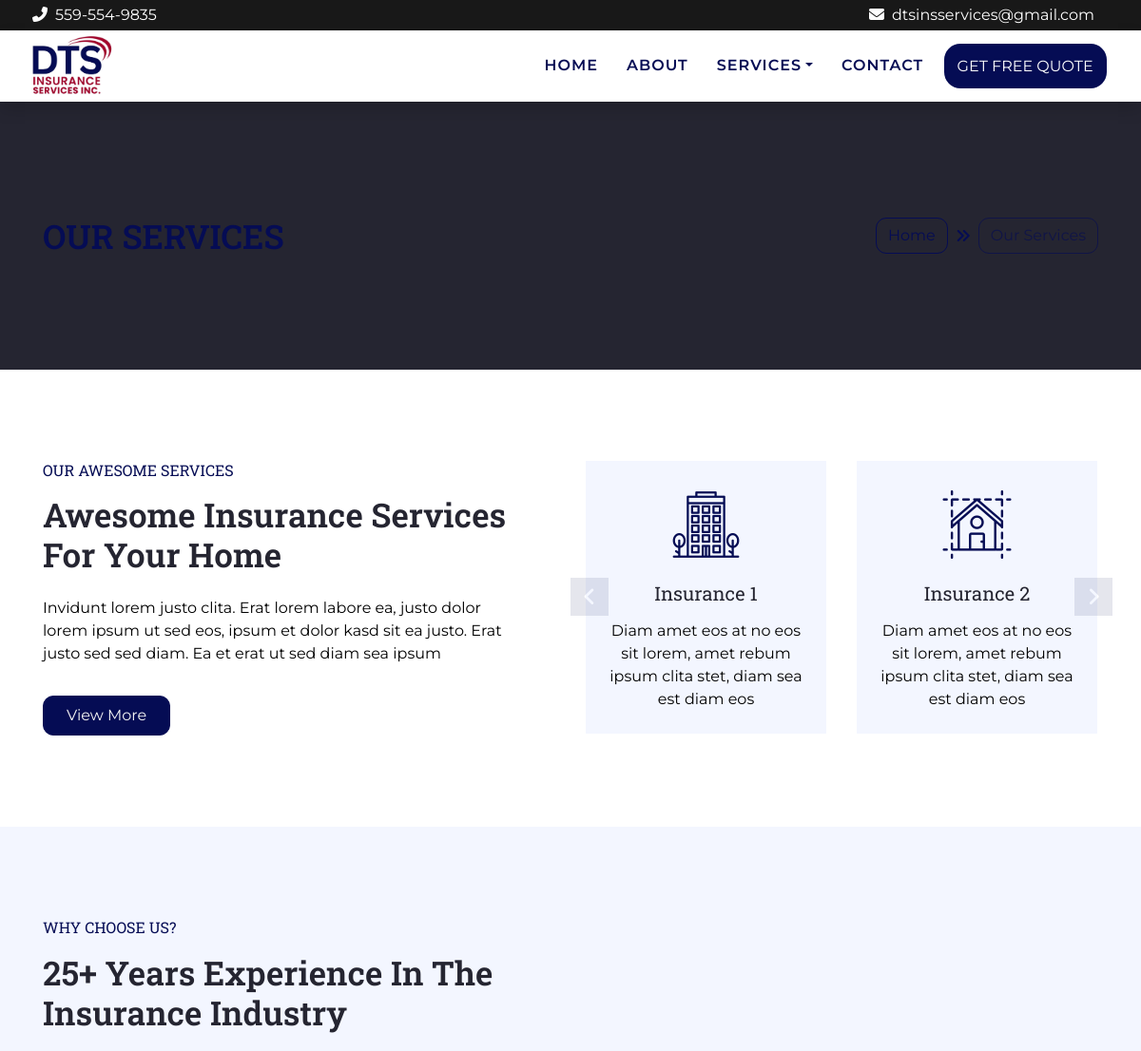
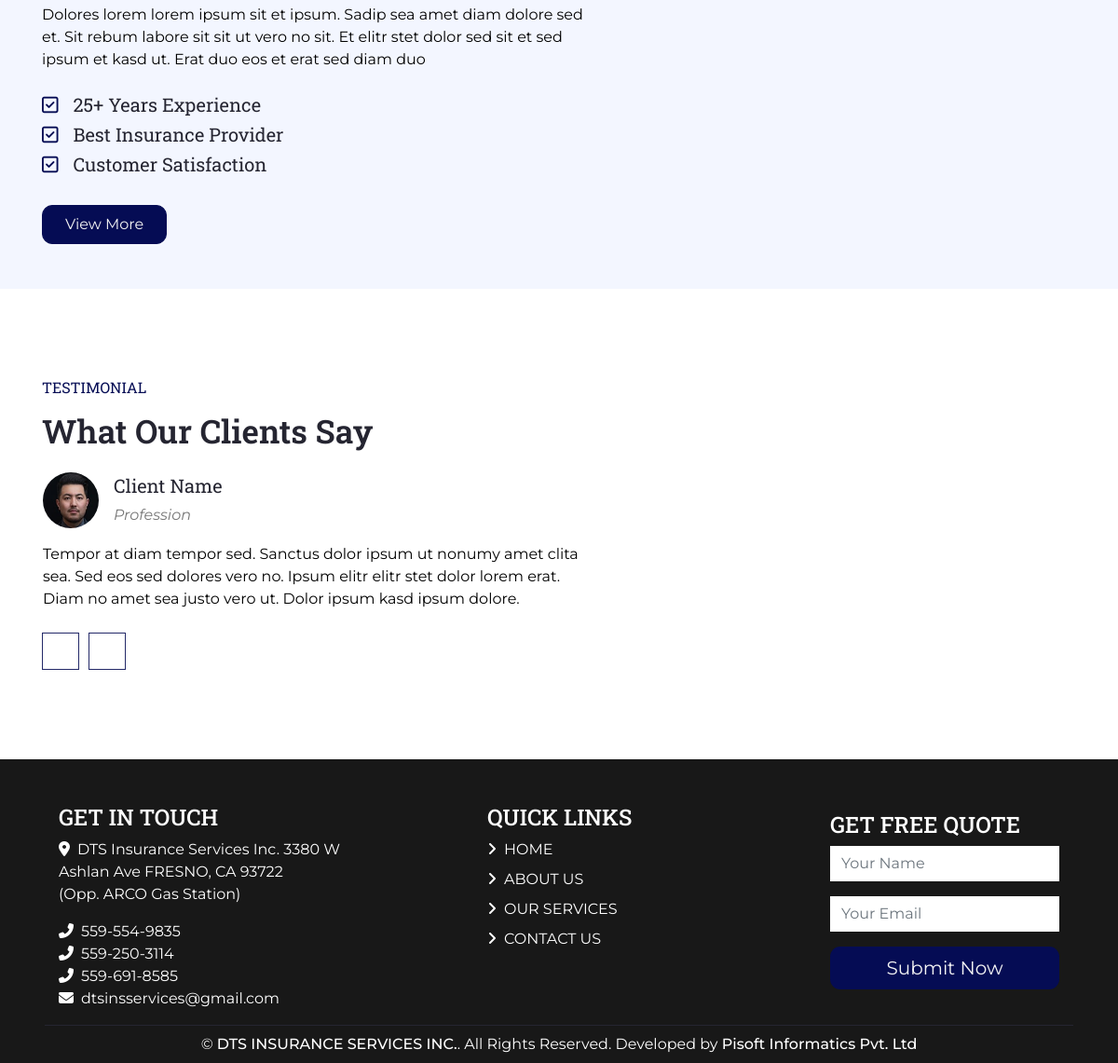
/services, run on the app's committed database (2 pictures, top to bottom).
### WebsiteProfileManager/models.py (models this page shows, shortened)
class WebsiteProfileData(models.Model):
    company_phone_number = models.CharField(max_length = 50)
    company_phone_number2 = models.CharField(max_length = 50)
    company_phone_number3 = models.CharField(max_length = 50)
    company_email_id = models.CharField(max_length=50)
    company_address = models.CharField(max_length = 100)
    company_address2 = models.CharField(max_length = 100)
    class Meta:
        verbose_name_plural = "Website Profile Data"

### main/views.py (the view)
# urls.py: path('services', services, name="services"),
def services(requests):
    return render(requests, 'services.html')

### WebsiteProfileManager/context_processors.py (called while the page is built)
def footer_data(request):
    try:
        company_info = WebsiteProfileData.objects.first()  # Fetch the company information from your database
    except WebsiteProfileData.DoesNotExist:
        company_info = None
    return {
        'company_info': company_info,
    }

### templates/services.html (shortened to what this page needs)
{% extends "base.html" %}
{% load static %}
{% block content %}
    <div class="container-fluid bg-secondary py-5">
        <div class="container py-5">
            <div class="row align-items-center py-4">
                <div class="col-md-6 text-center text-md-left">
                    <h1 class="mb-4 mb-md-0 text-primary text-uppercase">Our Services</h1>
                </div>
                <div class="col-md-6 text-center text-md-right">
                    <div class="d-inline-flex align-items-center">
                        <a class="btn btn-outline-primary" href="">Home</a>
                        <i class="fas fa-angle-double-right text-primary mx-2"></i>
                        <a class="btn btn-outline-primary disabled" href="">Our Services</a>
                    </div>
                </div>
            </div>
        </div>
    </div>
    <div class="container-fluid py-5">
        <div class="container py-5">
            <div class="row">
                <div class="col-lg-6 pr-lg-5">
                    <h6 class="text-primary font-weight-normal text-uppercase mb-3">Our Awesome Services</h6>
                    <h1 class="mb-4 section-title">Awesome Insurance  Services For Your Home</h1>
                    <p>Invidunt lorem justo clita. Erat lorem labore ea, justo dolor lorem ipsum ut sed eos, ipsum et dolor kasd sit ea justo. Erat justo sed sed diam. Ea et erat ut sed diam sea ipsum</p>
                    <a href="" class="btn btn-primary mt-3 py-2 px-4">View More</a>
                </div>
                <div class="col-lg-6 p-0 pt-5 pt-lg-0">
                    <div class="owl-carousel service-carousel position-relative">
                        <div class="d-flex flex-column text-center bg-light mx-3 p-4">
                            <h3 class="flaticon-office display-3 font-weight-normal text-primary mb-3"></h3>
                            <h5 class="mb-3">Insurance 1</h5>
                            <p class="m-0">Diam amet eos at no eos sit lorem, amet rebum ipsum clita stet, diam sea est diam eos</p>
                        </div>
                        <div class="d-flex flex-column text-center bg-light mx-3 p-4">
                            <h3 class="flaticon-house display-3 font-weight-normal text-primary mb-3"></h3>
                            <h5 class="mb-3"> Insurance 2</h5>
                            <p class="m-0">Diam amet eos at no eos sit lorem, amet rebum ipsum clita stet, diam sea est diam eos</p>
                        </div>
                    </div>
                </div>
            </div>
        </div>
    </div>
      <div class="container-fluid bg-light">
        <div class="container">
            <div class="row">
                <div class="col-lg-7 mt-5 py-5 pr-lg-5">
                    <h6 class="text-primary font-weight-normal text-uppercase mb-3">Why Choose Us?</h6>
                    <h1 class="mb-4 section-title">25+ Years Experience In The Insurance Industry</h1>
                    <p class="mb-4">Dolores lorem lorem ipsum sit et ipsum. Sadip sea amet diam dolore sed et. Sit rebum labore sit sit ut vero no sit. Et elitr stet dolor sed sit et sed ipsum et kasd ut. Erat duo eos et erat sed diam duo</p>
                    <ul class="list-inline">
                        <li><h5><i class="far fa-check-square text-primary mr-3"></i>25+ Years Experience</h5></li>
                        <li><h5><i class="far fa-check-square text-primary mr-3"></i>Best Insurance Provider</h5></li>
                        <li><h5><i class="far fa-check-square text-primary mr-3"></i>Customer Satisfaction</h5></li>
                    </ul>
                    <a href="" class="btn btn-primary mt-3 py-2 px-4">View More</a>
                </div>
                <div class="col-lg-5">
                    <div class="d-flex flex-column align-items-center justify-content-center h-100 overflow-hidden">
                    </div>
                </div>
            </div>
        </div>
    </div>
    <div class="container-fluid">
        <div class="container">
            <div class="row">
                <div class="col-md-7 py-5 pr-md-5">
                    <h6 class="text-primary font-weight-normal text-uppercase mb-3 pt-5">Testimonial</h6>
                    <h1 class="mb-4 section-title">What Our Clients Say</h1>
                    <div class="owl-carousel testimonial-carousel position-relative pb-5 mb-md-5">
                        <div class="d-flex flex-column">
                            <div class="d-flex align-items-center mb-3">
                                <img class="img-fluid rounded-circle" src="{% static "img/testimonial-1.jpg" %}" style="width: 60px; height: 60px;" alt="">
                                <div class="ml-3">
                                    <h5>Client Name</h5>
                                    <i>Profession</i>
                                </div>
                            </div>
                            <p>Tempor at diam tempor sed. Sanctus dolor ipsum ut nonumy amet clita sea. Sed eos sed dolores vero no. Ipsum elitr elitr stet dolor  lorem erat. Diam no amet sea justo vero ut. Dolor ipsum kasd ipsum dolore.</p>
                        </div>
                    </div>
                </div>
                <div class="col-md-5 p-4">
                    <div class="d-flex flex-column align-items-center justify-content-center h-100 overflow-hidden">
                    </div>
                </div>
            </div>
        </div>
    </div>
{% endblock content %}

### templates/base.html (shortened to what this page needs)
{% load static %}
<!DOCTYPE html>
<html lang="en">
<head>
    <link href="https://cdnjs.cloudflare.com/ajax/libs/font-awesome/5.10.0/css/all.min.css" rel="stylesheet">
    <link rel="stylesheet" href="https://cdnjs.cloudflare.com/ajax/libs/font-awesome/6.5.1/css/all.min.css" />
    <link href="{% static 'lib/flaticon/font/flaticon.css' %}" rel="stylesheet">
    <link href="{% static 'lib/owlcarousel/assets/owl.carousel.min.css' %}" rel="stylesheet">
    <link href="{% static 'lib/lightbox/css/lightbox.min.css' %}" rel="stylesheet">
    <link href="{% static 'css/custom_style.css' %} " rel="stylesheet">
    <link href="{% static 'css/style.css' %} " rel="stylesheet">
</head>
<body>
    <div class="container-fluid bg-dark py-1">
        <div class="container pl-0">
                    <div class="contact-container d-flex flex-wrap   mb-0">
                        <p class="text-white px-1 text-center mb-0 py-0 " ><i class="fa fa-phone-alt mr-2"></i>{{ company_info.company_phone_number }}  </p>
                        <p  class="text-white px-1 mb-0 py-0 " ><i class="fa fa-envelope mr-2"></i>{{ company_info.company_email_id }}</p>
                    </div>
                </div>
            </div>
    <div class="container-fluid position-relative shadow px-0">
        <div class="container px-0 cont-nav " >
            <nav class="navbar navbar-expand-lg bg-white navbar-dark ">
                <a href="/" class="navbar-brand" >
                    <img src="{% static 'img/dts_logo.jpg'%}" class="img-fluid logo " width="90px" alt="DTS insurance Services">
                </a>
                <div class="collapse navbar-collapse justify-content-between px-0" id="navbarCollapse">
                    <div class="navbar-nav ml-auto py-0">
                        <a href="/" class="nav-item nav-link active">HOME</a>
                        <a href="{% url 'about' %}" class="nav-item nav-link">ABOUT</a>
                        <div class="nav-item dropdown services-link">
                            <a href="#services"  class="nav-link dropdown-toggle" data-toggle="dropdown">SERVICES</a>
                        </div>
                        <a href="{% url 'contact' %}" class="nav-item nav-link">CONTACT</a>
                        <div class="nav-item main-btn ">
                            <a href="{% url 'free-quote' %}" class=" text-white highlight mx-0 ">GET FREE QUOTE</a>
                        </div>
                    </div>
                </div>
            </nav>
        </div>
    </div>
    {% block content %}
    {% endblock content %}
    <div class="container-fluid bg-dark text-white pt-5 px-sm-3 px-md-5">
        <div class="container">
        <div class="row  justify-content-between">
            <div class="col-lg-4 col-md-6 footer">
                <h4 class="text-white mb-2">GET IN TOUCH</h4>
                <p class="info-footer"><i class="fa fa-map-marker-alt mr-2 mb-0  "></i>{{ company_info.company_address }}</p>
                <p class="info-footer">{{ company_info.company_address2 }}</p>
                <p class="info-footer"><i class="fa fa-phone-alt mr-2 "></i>{{ company_info.company_phone_number }}</p>
                {% if company_info.company_phone_number2 %}
                <p class="info-footer"><i class="fa fa-phone-alt mr-2"></i>{{ company_info.company_phone_number2 }}</p>
                {% endif %}
                {% if company_info.company_phone_number3 %}
                <p  class="info-footer"><i class="fa fa-phone-alt mr-2"></i>{{ company_info.company_phone_number3 }}</p>
                {% endif %}
                <p><i class="fa fa-envelope mr-2 p-0 mt-0"></i>{{ company_info.company_email_id }}</p>
            </div>
            <div class="col-lg-3 col-md-6 ">
                <h4 class="text-white mb-2">QUICK LINKS</h4>
                <div class="d-flex flex-column justify-content-start">
                    <a class="text-white mb-2" href="/"><i class="fa fa-angle-right mr-2"></i>HOME</a>
                    <a class="text-white mb-2" href="about"><i class="fa fa-angle-right mr-2"></i>ABOUT US</a>
                    <a class="text-white mb-2" href="insurance-services"><i class="fa fa-angle-right mr-2"></i>OUR SERVICES</a>
                    <a class="text-white" href="contact"><i class="fa fa-angle-right mr-2"></i>CONTACT US</a>
                </div>
            </div>
            <div class="col-lg-3 col-md-6 my-2">
                <h4 class="text-white mb-2">GET FREE QUOTE</h4>
                <form action="">
                    <div class="form-group">
                        <input type="text" class="form-control border-0" placeholder="Your Name" required="required" />
                    </div>
                    <div class="form-group">
                        <input type="email" class="form-control border-0" placeholder="Your Email" required="required" />
                    </div>
                    <div>
                        <button class="btn btn-lg btn-primary btn-block border-0" type="submit">Submit Now</button>
                    </div>
                </form>
            </div>
        </div>
    </div>
        <div class="container border-top border-secondary py-2">
            <p class="m-0 text-center text-white">
                &copy; <a class="text-white font-weight-bold" href="#">DTS INSURANCE SERVICES INC.</a>. All Rights Reserved. Developed by
                <a class="text-white font-weight-bold" href="https://pisoftinformatics.com" target="_blank">Pisoft Informatics Pvt. Ltd</a>
            </p>
        </div>
    </div>
</body>
</html>

### static/css/custom_style.css (style rules this page uses)
.btn { border-radius: 11px !important; }
.highlight { text-decoration: none; }
.info-footer { margin: 0px; }
.highlight { background-color: #050c54; padding: 14px; margin: 12px; border-radius: 17px; }
.navbar { padding: 0px 1.4rem; }
.contact-container { justify-content: space-between; align-items: center; }
.cont-nav { padding: 0rem 3rem !important; }
.main-btn { margin: 1.6rem 0.4rem; }
h1 { font-size: 35px !important; }
p { color: black; }
.footer>p { color: white !important; }
.navbar { padding-left: 0px ; padding-right: 0px ; }

### data on the page
WebsiteProfileData: company_phone_number "559-554-9835", company_email_id "dtsinsservices@gmail.com", company_address "DTS Insurance Services Inc. 3380 W Ashlan Ave FRESNO, CA 93722", company_address2 "(Opp. ARCO Gas Station)", company_phone_number2 "559-250-3114", company_phone_number3 "559-691-8585"
